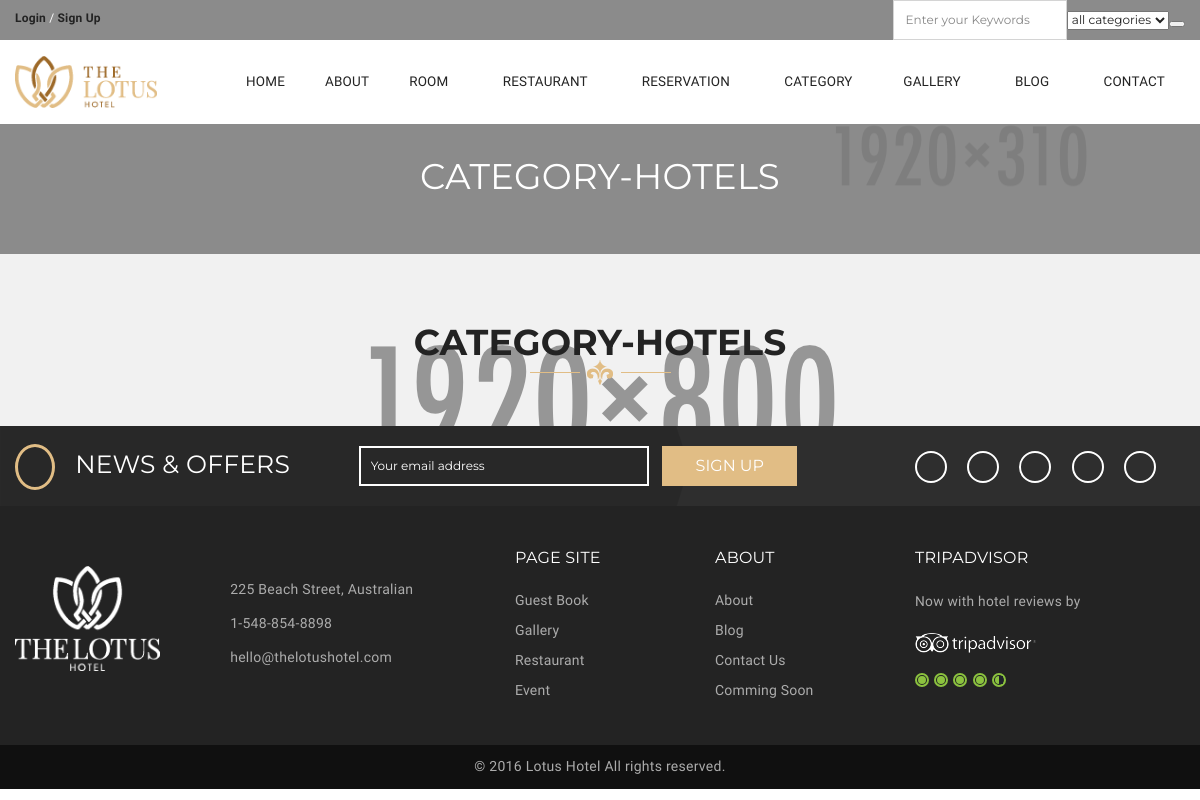
/category/10/akdeniz-otelleri, run on an earlier commit of the app's database.
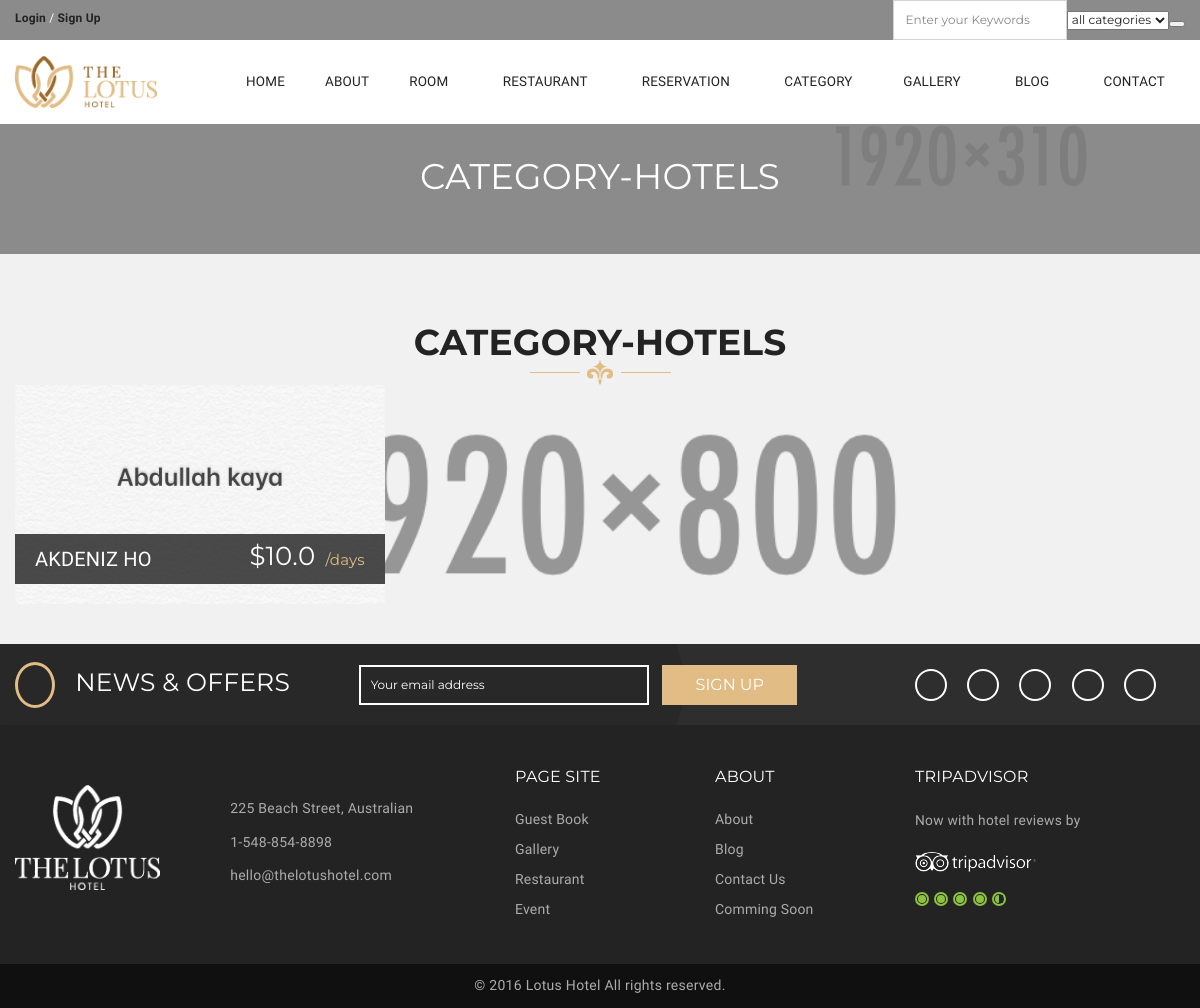
And on a later commit of the database.
### hotel/models.py (models this page shows, shortened)
class Hotel(models.Model):
    STATUS = (
        ('True', 'True'),
        ('False', 'False'),
    )
    category = models.ForeignKey(Category, on_delete=models.CASCADE) #many to one relation with Category
    title = models.CharField(max_length=150)
    keywords = models.CharField(max_length=255)
    description = models.TextField(max_length=255)
    image = models.ImageField( upload_to='images/')
    price = models.FloatField()
    amount = models.IntegerField()
    minamount = models.IntegerField()
    detail = RichTextUploadingField()
    slug = models.SlugField(null=False, unique=True)
    status = models.CharField(max_length=10,choices=STATUS)
    create_at = models.DateTimeField(auto_now_add=True)
    update_at = models.DateTimeField(auto_now=True)
    def image_tag(self):
        if self.image.url is not None:
            return mark_safe('<img src="{}" height="50"/>'.format(self.image.url))
        else:
            return ""
    image_tag.short_description = 'Image'

### home/views.py (the view)
# urls.py: path('category/<int:id>/<slug:slug>', views.category_hotels, name='category_hotels'),
def category_hotels(request, id, slug):
    hotels = Hotel.objects.filter(category_id=id)
    category = Category.objects.all()
    context = {'hotels': hotels,
               'category': category}
    return render(request, 'category_hotels.html', context)

### home/templates/category_hotels.html (shortened to what this page needs)
{% extends 'homebase.html' %}
{% load static %}
{% block body %}
    <section class="section-sub-banner bg-9">
        <div class="awe-overlay"></div>
        <div class="sub-banner">
            <div class="container">
                <div class="text text-center">
                    <h2>Category-hotels</h2>
                </div>
            </div>
        </div>
    </section>
   <section class="section-accomd awe-parallax bg-14">
    <div class="container">
        <div class="accomd-modations">
            <div class="row">
                <div class="col-md-12">
                    <div class="accomd-modations-header">
                        <h2 class="heading">Category-hotels</h2>
                        <img src="{% static '' %}images/icon-accmod.png" alt="icon">
                    </div>
                </div>
                <div class="col-md-12">
                    <div class="accomd-modations-content owl-single">
                        <div class="row">
                            {% for rs in hotels %}
                                <div class="col-xs-4">
                                    <div class="accomd-modations-room">
                                        <div class="img">
                                            <a href="/hotel/{{ rs.id }}/{{ rs.slug }}"><img src="{{ rs.image.url }}"
                                                                                            alt=""></a>
                                        </div>
                                        <div class="text">
                                            <h2><a href="/hotel/{{ rs.id }}/{{ rs.slug }}">{{ rs.title }}</a></h2>
                                            <p class="price">
                                                <span class="amout">${{ rs.price }}</span>/days
                                            </p>
                                        </div>
                                    </div>
                                </div>
                            {% endfor %}
                        </div>
                    </div>
                </div>
            </div>
        </div>
    </div>
</section>
{% endblock %}

### home/templates/homebase.html (shortened to what this page needs)
{% load static %}
<!DOCTYPE html>
<html lang="en">
<head>
    <link rel="stylesheet" type="text/css" href="{% static '' %}css/lib/font-awesome.min.css">
    <link rel="stylesheet" type="text/css" href="{% static '' %}css/lib/font-lotusicon.css">
    <link rel="stylesheet" type="text/css" href="{% static '' %}css/lib/bootstrap.min.css">
    <link rel="stylesheet" type="text/css" href="{% static '' %}css/lib/owl.carousel.css">
    <link rel="stylesheet" type="text/css" href="{% static '' %}css/lib/jquery-ui.min.css">
    <link rel="stylesheet" type="text/css" href="{% static '' %}css/lib/magnific-popup.css">
    <link rel="stylesheet" type="text/css" href="{% static '' %}css/lib/settings.css">
    <link rel="stylesheet" type="text/css" href="{% static '' %}css/lib/bootstrap-select.min.css">
    <link rel="stylesheet" type="text/css" href="{% static '' %}css/style.css">
    <link rel="stylesheet" href="https://ajax.googleapis.com/ajax/libs/jqueryui/1.11.4/themes/smoothness/jquery-ui.css">
</head>
<body>
{% include 'header.html' %}
{% block body %} {% endblock %}
{% include 'footer.html' %}
</body>
</html>

### home/templates/header.html (shortened to what this page needs)
{% load static %}
<div id="page-wrap">
    <header id="header">
        <div class="header_top">
            <div class="container">
                <div class="header_left float-left">
                    {% if user.id is not None %}
                        Welcome : <strong class="text-uppercase">{{ user.first_name }}</strong>
                        <br>
                        <a href="/logout">Logout</a> / <a href="/user_index"> My Account</a>
                    {% else %}
                        <span class="login-register">
                            <strong><a href="/login">Login</a></strong> / <strong><a href="/signup">Sign Up</a></strong>
                        </span>
                    {% endif %}
                </div>
                <div class="header_right float-right">
                    <div class="mailchimp-form">
                        <form action="/search/" method="POST">
                            <input id="query" type="text" name="query" placeholder="Enter your Keywords"
                                   class="input-text">
                            <select name="catid" class="input search-categories">
                                <option value="0">all categories</option>
                            </select>
                            <button class="search-btn"></button>
                        </form>
                    </div>
                </div>
            </div>
        </div>
        <div class="header_content" id="header_content">
            <div class="container">
                <div class="header_logo">
                    <a href="/"><img src="{% static '' %}images/logo-header.png" alt=""></a>
                </div>
                <nav class="header_menu">
                    <ul class="menu">
                        <li><a href="/">Home</a></li>
                        <li><a href="/aboutus">About</a></li>
                        <li>
                            <a href="#">Room <span class="fa fa-caret-down"></span></a>
                        </li>
                        <li>
                            <a href="#">Restaurant <span class="fa fa-caret-down"></span></a>
                        </li>
                        <li>
                            <a href="#">Reservation <span class="fa fa-caret-down"></span></a>
                        </li>
                        <li>
                            <a href="#">Category<span class="fa fa-caret-down"></span></a>
                            {% load mptt_tags %}
                        </li>
                        <li>
                            <a href="#">Gallery <span class="fa fa-caret-down"></span></a>
                        </li>
                        <li>
                            <a href="#">Blog <span class="fa fa-caret-down"></span></a>
                        </li>
                        <li><a href="/contact">Contact</a></li>
                    </ul>
                </nav>
            </div>
        </div>
    </header>
</div>

### home/templates/footer.html (shortened to what this page needs)
{% load static %}
<footer id="footer">
    <div class="footer_top">
        <div class="container">
            <div class="row">
                <div class="col-lg-9">
                    <div class="mailchimp">
                        <h4>News &amp; Offers</h4>
                        <div class="mailchimp-form">
                            <form action="#" method="POST">
                                <input type="text" name="email" placeholder="Your email address" class="input-text">
                                <button class="awe-btn">SIGN UP</button>
                            </form>
                        </div>
                    </div>
                </div>
                <div class="col-lg-3">
                    <div class="social">
                        <div class="social-content">
                            <a href="#"><i class="fa fa-pinterest"></i></a>
                            <a href="#"><i class="fa fa-facebook"></i></a>
                            <a href="#"><i class="fa fa-twitter"></i></a>
                            <a href="#"><i class="fa fa-google-plus"></i></a>
                            <a href="#"><i class="fa fa-instagram"></i></a>
                        </div>
                    </div>
                </div>
            </div>
        </div>
    </div>
    <div class="footer_center">
        <div class="container">
            <div class="row">
                <div class="col-xs-12 col-lg-5">
                    <div class="widget widget_logo">
                        <div class="widget-logo">
                            <div class="img">
                                <a href="#"><img src="{% static '' %}images/logo-footer.png" alt=""></a>
                            </div>
                            <div class="text">
                                <p><i class="lotus-icon-location"></i> 225 Beach Street, Australian</p>
                                <p><i class="lotus-icon-phone"></i> 1-548-854-8898</p>
                                <p><i class="fa fa-envelope-o"></i> <a href="mailto:hello@thelotushotel.com">hello@thelotushotel.com</a>
                                </p>
                            </div>
                        </div>
                    </div>
                </div>
                <div class="col-xs-4 col-lg-2">
                    <div class="widget">
                        <h4 class="widget-title">Page site</h4>
                        <ul>
                            <li><a href="#">Guest Book</a></li>
                            <li><a href="#">Gallery</a></li>
                            <li><a href="#">Restaurant</a></li>
                            <li><a href="#">Event</a></li>
                        </ul>
                    </div>
                </div>
                <div class="col-xs-4 col-lg-2">
                    <div class="widget">
                        <h4 class="widget-title">ABOUT</h4>
                        <ul>
                            <li><a href="/aboutus">About</a></li>
                            <li><a href="">Blog</a></li>
                            <li><a href="/contact">Contact Us</a></li>
                            <li><a href="">Comming Soon</a></li>
                        </ul>
                    </div>
                </div>
                <div class="col-xs-4 col-lg-3">
                    <div class="widget widget_tripadvisor">
                        <h4 class="widget-title">Tripadvisor</h4>
                        <div class="tripadvisor">
                            <p>Now with hotel reviews by</p>
                            <img src="{% static '' %}images/tripadvisor.png" alt="">
                            <span class="tripadvisor-circle">
                                        <i></i>
                                        <i></i>
                                        <i></i>
                                        <i></i>
                                        <i class="part"></i>
                                    </span>
                        </div>
                    </div>
                </div>
            </div>
        </div>
    </div>
    <div class="footer_bottom">
        <div class="container">
            <p>&copy; 2016 Lotus Hotel All rights reserved.</p>
        </div>
    </div>
</footer>

What changed in the data, as far as the page shows it:
added Hotel: image (picture), title "AKDENIZ HO", price "10.0"
